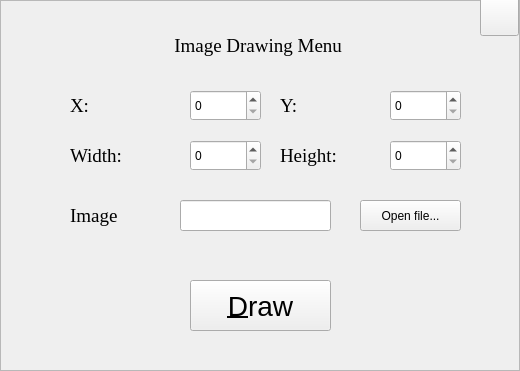
    <widget class="QFrame" name="pixmapFrame">
     <property name="geometry">
      <rect>
       <x>670</x>
       <y>1424</y>
       <width>520</width>
       <height>371</height>
      </rect>
     </property>
     <property name="focusPolicy">
      <enum>Qt::ClickFocus</enum>
     </property>
     <property name="frameShape">
      <enum>QFrame::StyledPanel</enum>
     </property>
     <property name="frameShadow">
      <enum>QFrame::Raised</enum>
     </property>
     <widget class="QLabel" name="label_83">
      <property name="geometry">
       <rect>
        <x>70</x>
        <y>90</y>
        <width>111</width>
        <height>31</height>
       </rect>
      </property>
      <property name="font">
       <font>
        <family>Times New Roman</family>
        <pointsize>14</pointsize>
       </font>
      </property>
      <property name="text">
       <string>X: </string>
      </property>
     </widget>
     <widget class="QLabel" name="label_84">
      <property name="geometry">
       <rect>
        <x>280</x>
        <y>90</y>
        <width>101</width>
        <height>31</height>
       </rect>
      </property>
      <property name="font">
       <font>
        <family>Times New Roman</family>
        <pointsize>14</pointsize>
       </font>
      </property>
      <property name="text">
       <string>Y: </string>
      </property>
     </widget>
     <widget class="QLabel" name="pixmapDrawingLabel">
      <property name="geometry">
       <rect>
        <x>10</x>
        <y>30</y>
        <width>501</width>
        <height>31</height>
       </rect>
      </property>
      <property name="font">
       <font>
        <family>Times New Roman</family>
        <pointsize>14</pointsize>
       </font>
      </property>
      <property name="text">
       <string>Image Drawing Menu </string>
      </property>
      <property name="alignment">
       <set>Qt::AlignCenter</set>
      </property>
     </widget>
     <widget class="QLabel" name="label_89">
      <property name="geometry">
       <rect>
        <x>70</x>
        <y>140</y>
        <width>111</width>
        <height>31</height>
       </rect>
      </property>
      <property name="font">
       <font>
        <family>Times New Roman</family>
        <pointsize>14</pointsize>
       </font>
      </property>
      <property name="text">
       <string>Width: </string>
      </property>
     </widget>
     <widget class="QLabel" name="label_90">
      <property name="geometry">
       <rect>
        <x>280</x>
        <y>140</y>
        <width>101</width>
        <height>31</height>
       </rect>
      </property>
      <property name="font">
       <font>
        <family>Times New Roman</family>
        <pointsize>14</pointsize>
       </font>
      </property>
      <property name="text">
       <string>Height: </string>
      </property>
     </widget>
     <widget class="QLabel" name="label_91">
      <property name="geometry">
       <rect>
        <x>70</x>
        <y>200</y>
        <width>111</width>
        <height>31</height>
       </rect>
      </property>
      <property name="font">
       <font>
        <family>Times New Roman</family>
        <pointsize>14</pointsize>
       </font>
      </property>
      <property name="text">
       <string>Image</string>
      </property>
     </widget>
     <widget class="QSpinBox" name="pixmapX">
      <property name="geometry">
       <rect>
        <x>190</x>
        <y>90</y>
        <width>71</width>
        <height>31</height>
       </rect>
      </property>
      <property name="maximum">
       <number>1200</number>
      </property>
     </widget>
     <widget class="QSpinBox" name="pixmapY">
      <property name="geometry">
       <rect>
        <x>390</x>
        <y>90</y>
        <width>71</width>
        <height>31</height>
       </rect>
      </property>
      <property name="maximum">
       <number>700</number>
      </property>
     </widget>
     <widget class="QSpinBox" name="pixmapWidth">
      <property name="geometry">
       <rect>
        <x>190</x>
        <y>140</y>
        <width>71</width>
        <height>31</height>
       </rect>
      </property>
      <property name="maximum">
       <number>360</number>
      </property>
     </widget>
     <widget class="QSpinBox" name="pixmapHeight">
      <property name="geometry">
       <rect>
        <x>390</x>
        <y>140</y>
        <width>71</width>
        <height>31</height>
       </rect>
      </property>
      <property name="maximum">
       <number>360</number>
      </property>
     </widget>
     <widget class="QLineEdit" name="pixmapFilePath">
      <property name="geometry">
       <rect>
        <x>180</x>
        <y>200</y>
        <width>151</width>
        <height>31</height>
       </rect>
      </property>
     </widget>
     <widget class="QPushButton" name="pixmapFilePathButton">
      <property name="geometry">
       <rect>
        <x>360</x>
        <y>200</y>
        <width>101</width>
        <height>31</height>
       </rect>
      </property>
      <property name="text">
       <string>Open file...</string>
      </property>
     </widget>
     <widget class="QPushButton" name="drawPixmap">
      <property name="geometry">
       <rect>
        <x>190</x>
        <y>280</y>
        <width>141</width>
        <height>51</height>
       </rect>
      </property>
      <property name="font">
       <font>
        <pointsize>21</pointsize>
       </font>
      </property>
      <property name="text">
       <string>&amp;Draw</string>
      </property>
      <property name="icon">
       <iconset>
        <normaloff>:/images/paint.png</normaloff>:/images/paint.png</iconset>
      </property>
      <property name="iconSize">
       <size>
        <width>60</width>
        <height>40</height>
       </size>
      </property>
     </widget>
     <widget class="QPushButton" name="cancelPixmap">
      <property name="geometry">
       <rect>
        <x>480</x>
        <y>-4</y>
        <width>39</width>
        <height>40</height>
       </rect>
      </property>
      <property name="font">
       <font>
        <pointsize>21</pointsize>
       </font>
      </property>
      <property name="toolTip">
       <string extracomment="cancel">cancel</string>
      </property>
      <property name="text">
       <string/>
      </property>
      <property name="icon">
       <iconset>
        <normaloff>:/images/cancel.png</normaloff>:/images/cancel.png</iconset>
      </property>
      <property name="iconSize">
       <size>
        <width>40</width>
        <height>40</height>
       </size>
      </property>
     </widget>
    </widget>
